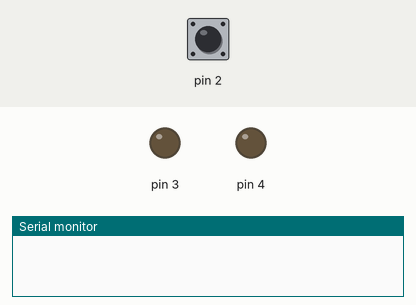
This sketch was run on a simulated Arduino Uno, built with avr-gcc and run on an emulated ATmega328P. On the bench: output pins drawn as LEDs (lit = HIGH), the last lines printed to the serial monitor. Inputs (shaded band) come from the test bench; at power-on: pin 2 HIGH.

Above: at 1.2 s.
1.3 s: pin 2 pulsed LOW 5 times (0.12 s each, 0.3 s apart)
At 2.7 s:
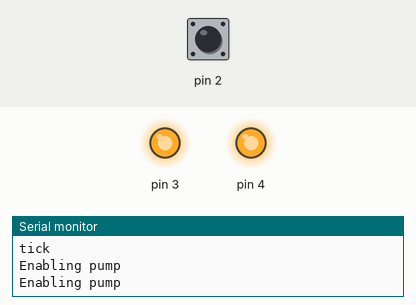
At 4.8 s:
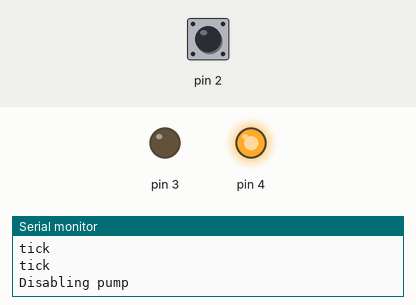
Timing chart, 0 to 6.5 s (numbered marks = the images above; inputs shaded):
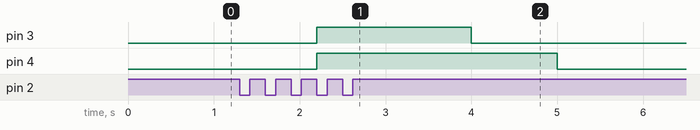

The sketch:

pumps_v1.ino
```cpp
class Pump {
  private:
    int timeToSwitchSec;
    int runPeriodSec;
    int sleepPeriodSec;
    boolean runState;
    int pin;

  void enable() {
    Serial.println("Enabling pump");
    runState = true;
    timeToSwitchSec = runPeriodSec;
    digitalWrite(pin, HIGH);
  }

  void disable() {
    Serial.println("Disabling pump");
    runState = false;
    timeToSwitchSec = sleepPeriodSec;
    digitalWrite(pin, LOW);
  }

  public:

  Pump(int runTime, int sleepTime, int pumpPin) {
    timeToSwitchSec = 0;
    runPeriodSec = runTime;
    sleepPeriodSec = sleepTime;
    runState = false;
    pin = pumpPin;
  }

  void tickTime() {
    if (timeToSwitchSec > 0) {
      --timeToSwitchSec;
    }
  }

  void switchStateIfNeeded() {
    if (timeToSwitchSec > 0) {
      return;
    }
    if (runState) {
      disable();
    } else {
      enable();
    }
  }

  void initPin() {
    pinMode(pin, OUTPUT);
  }

  void interrupt() {
    disable();
    timeToSwitchSec = 0;
  }
};

Pump* pumps[2];
int pumpsCount;

void setup() {
  pumps[0] = new Pump(2, 60, PD3);
  pumps[1] = new Pump(3, 60, PD4);
  pumpsCount = 2;
  for (int i = 0; i < pumpsCount; i++) {
    pumps[i]->initPin();
  }
  Serial.begin(9600);
  attachInterrupt(digitalPinToInterrupt(PD2), startISR, FALLING);
}

volatile boolean started = false;
volatile unsigned long lastStarted = 0;

void startISR() {
  unsigned long now = millis();
  if (now - lastStarted > 2000) {
    lastStarted = now;
    started = !started;
  }
}

boolean wasStarted = false;

void loop() {
  if (started) {
    digitalWrite(13, HIGH);
    wasStarted = true;
    runRoutine();
  } else {
    if (wasStarted){
      interruptAllPumps();
      wasStarted = false;
    }
    digitalWrite(13, LOW);
  }
}

unsigned long lastSec = 0;
void runRoutine() {
  unsigned long nowSec = millis() / 1000;
  if (nowSec - lastSec > 0) {
    lastSec = nowSec;
    tickRoutine();
  }
}

void tickRoutine() {
  Serial.println("tick");
  for (int i = 0; i < pumpsCount; i++) {
    Pump* p = pumps[i];
    p->tickTime();
    p->switchStateIfNeeded();
  }
}

void interruptAllPumps() {
  for (int i = 0; i < pumpsCount; i++) {
    Pump* p = pumps[i];
    p->interrupt();
  }
}
```

Measured:
- after the input at 1.3 s, pin 3: LOW → HIGH after 0.90 s, → LOW 1.8 s later; pin 4: LOW → HIGH after 0.90 s, → LOW 2.8 s later
